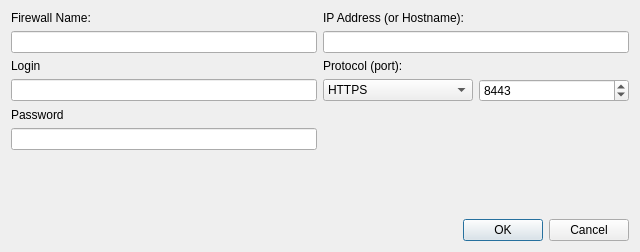
<ui version="4.0" >
 <class>RegisterFirewall</class>
 <widget class="QDialog" name="RegisterFirewall" >
  <property name="geometry" >
   <rect>
    <x>0</x>
    <y>0</y>
    <width>640</width>
    <height>252</height>
   </rect>
  </property>
  <property name="windowTitle" >
   <string>Register a Firewall</string>
  </property>
  <layout class="QVBoxLayout" name="verticalLayout" >
   <item>
    <layout class="QGridLayout" name="gridLayout" >
     <item row="4" column="0" >
      <widget class="QLabel" name="label_3" >
       <property name="text" >
        <string>Password</string>
       </property>
      </widget>
     </item>
     <item row="6" column="0" >
      <spacer name="verticalSpacer" >
       <property name="orientation" >
        <enum>Qt::Vertical</enum>
       </property>
       <property name="sizeHint" stdset="0" >
        <size>
         <width>20</width>
         <height>40</height>
        </size>
       </property>
      </spacer>
     </item>
     <item row="0" column="1" >
      <widget class="QLabel" name="label" >
       <property name="text" >
        <string>IP Address (or Hostname):</string>
       </property>
      </widget>
     </item>
     <item row="1" column="1" >
      <widget class="QLineEdit" name="hostname" />
     </item>
     <item row="5" column="0" >
      <widget class="QLineEdit" name="password" >
       <property name="echoMode" >
        <enum>QLineEdit::Password</enum>
       </property>
      </widget>
     </item>
     <item row="0" column="0" >
      <widget class="QLabel" name="label_4" >
       <property name="text" >
        <string>Firewall Name:</string>
       </property>
      </widget>
     </item>
     <item row="1" column="0" >
      <widget class="QLineEdit" name="name" />
     </item>
     <item row="3" column="0" >
      <widget class="QLineEdit" name="login" />
     </item>
     <item row="2" column="0" >
      <widget class="QLabel" name="label_5" >
       <property name="text" >
        <string>Login</string>
       </property>
      </widget>
     </item>
     <item row="2" column="1" >
      <widget class="QLabel" name="label_2" >
       <property name="text" >
        <string>Protocol (port):</string>
       </property>
      </widget>
     </item>
     <item row="3" column="1" >
      <layout class="QHBoxLayout" name="horizontalLayout" >
       <item>
        <widget class="QComboBox" name="protocol" >
         <item>
          <property name="text" >
           <string>HTTPS</string>
          </property>
         </item>
         <item>
          <property name="text" >
           <string>HTTP</string>
          </property>
         </item>
        </widget>
       </item>
       <item>
        <widget class="QSpinBox" name="port" >
         <property name="minimum" >
          <number>1</number>
         </property>
         <property name="maximum" >
          <number>65535</number>
         </property>
         <property name="value" >
          <number>8443</number>
         </property>
        </widget>
       </item>
      </layout>
     </item>
    </layout>
   </item>
   <item>
    <widget class="QDialogButtonBox" name="buttonBox" >
     <property name="orientation" >
      <enum>Qt::Horizontal</enum>
     </property>
     <property name="standardButtons" >
      <set>QDialogButtonBox::Cancel|QDialogButtonBox::Ok</set>
     </property>
    </widget>
   </item>
  </layout>
  <zorder>buttonBox</zorder>
  <zorder></zorder>
 </widget>
 <tabstops>
  <tabstop>name</tabstop>
  <tabstop>hostname</tabstop>
  <tabstop>login</tabstop>
  <tabstop>password</tabstop>
  <tabstop>protocol</tabstop>
  <tabstop>port</tabstop>
  <tabstop>buttonBox</tabstop>
 </tabstops>
 <resources/>
 <connections>
  <connection>
   <sender>buttonBox</sender>
   <signal>accepted()</signal>
   <receiver>RegisterFirewall</receiver>
   <slot>accept()</slot>
   <hints>
    <hint type="sourcelabel" >
     <x>248</x>
     <y>254</y>
    </hint>
    <hint type="destinationlabel" >
     <x>157</x>
     <y>274</y>
    </hint>
   </hints>
  </connection>
  <connection>
   <sender>buttonBox</sender>
   <signal>rejected()</signal>
   <receiver>RegisterFirewall</receiver>
   <slot>reject()</slot>
   <hints>
    <hint type="sourcelabel" >
     <x>316</x>
     <y>260</y>
    </hint>
    <hint type="destinationlabel" >
     <x>286</x>
     <y>274</y>
    </hint>
   </hints>
  </connection>
 </connections>
</ui>
